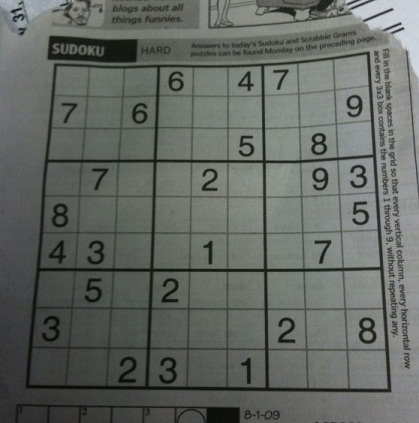
#> input picture images/sudokumall.png, 419 x 423 px
$ jupyter execute 'Lesson 11.ipynb'   (older library calls are emulated)
#> lines starting #> are read from the running program, lines starting #| are printed output that depends on the picture; after the words box and inside, x2 and y2 are one past the last pixel; in counts of white or black regions, pixels touching at a corner belong together
# Kenar Çıkarımı

[cell 1]
#sobel
import cv2
import numpy as np
from matplotlib import pyplot as plt
img = cv2.imread('images/sudokumall.png',0)
#> img: shape (423, 419); min 5, max 218, mean 101.9
laplacian = cv2.Laplacian(img,cv2.CV_64F)
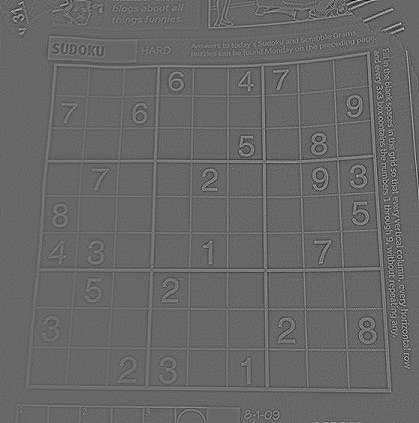
#> laplacian: shape (423, 419) float64; min -192, max 281, mean 0; drawn with min black and max white
sobelx = cv2.Sobel(img,cv2.CV_64F,1,0,ksize=5)
sobely = cv2.Sobel(img,cv2.CV_64F,0,1,ksize=5)
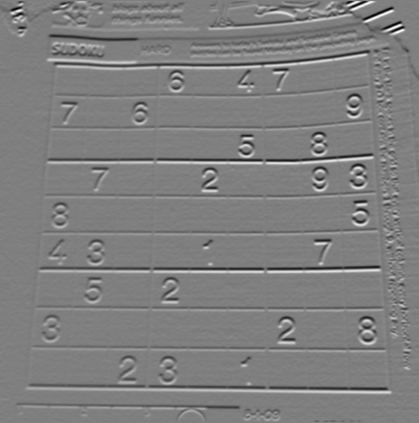
#> sobely: shape (423, 419) float64; min -6276, max 6254, mean -16.4; drawn with min black and max white
plt.subplot(2,2,1),plt.imshow(img,cmap = 'gray')
plt.title('Original'), plt.xticks([]), plt.yticks([])
plt.subplot(2,2,2),plt.imshow(laplacian,cmap = 'gray')
plt.title('Laplacian'), plt.xticks([]), plt.yticks([])
plt.subplot(2,2,3),plt.imshow(sobelx,cmap = 'gray')
plt.title('Sobel X'), plt.xticks([]), plt.yticks([])
plt.subplot(2,2,4),plt.imshow(sobely,cmap = 'gray')
plt.title('Sobel Y'), plt.xticks([]), plt.yticks([])
plt.show()

[cell 2]
cv2.imshow("lab",sobely)
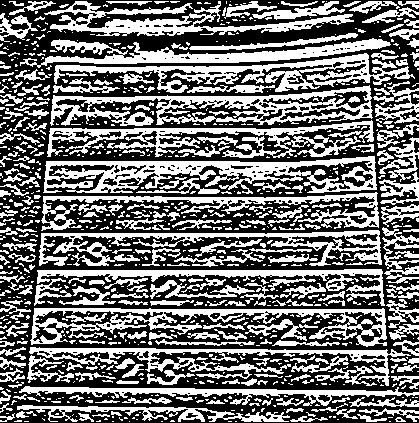
#> window 'lab': shape (423, 419); 44.4% white; 934 white regions (659 under 20 px), largest, box (x1, y1, x2, y2) and area: (43, 156, 377, 194) 5565, (50, 85, 373, 126) 4866, (30, 308, 387, 347) 4304
cv2.waitKey()
cv2.destroyAllWindows()

[cell 3]
#Canny
import cv2
import numpy as np
from matplotlib import pyplot as plt
img = cv2.imread('images/messi5.jpg',0)
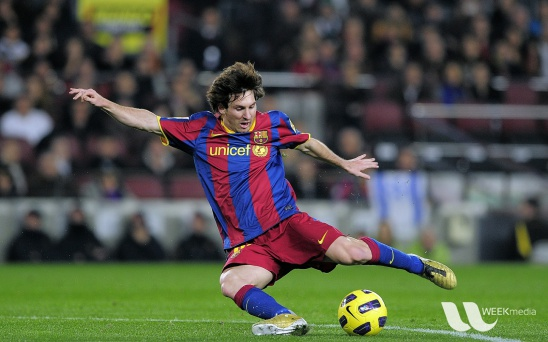
#> input picture images/messi5.jpg, 548 x 342 px
#> img: shape (342, 548); min 0, max 253, mean 83.3
edges = cv2.Canny(img,100,200)
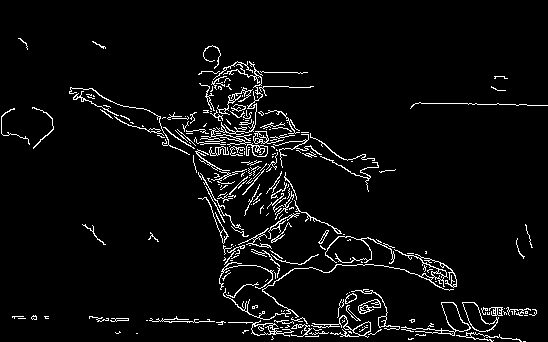
#> edges: shape (342, 548); 4.7% white in thin lines or dots, all inside (x1, y1, x2, y2) = (1, 38, 548, 342)
plt.subplot(121),plt.imshow(img,cmap = 'gray')
plt.title('Original Image'), plt.xticks([]), plt.yticks([])
plt.subplot(122),plt.imshow(edges,cmap = 'gray')
plt.title('Edge Image'), plt.xticks([]), plt.yticks([])
plt.show()

[cell 4]
#İmage Piramit
import cv2 as cv
import numpy as np,sys
A = cv.imread('images/apple.jpg')
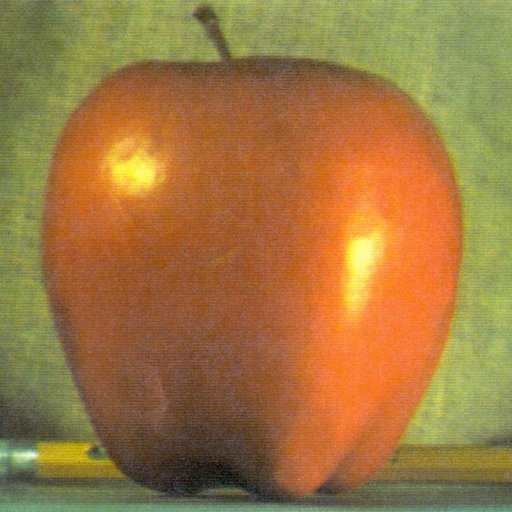
#> input picture images/apple.jpg, 512 x 512 px
#> A is the input picture: shape (512, 512, 3); mean B, G, R 64.8, 119.7, 159.1
B = cv.imread('images/orange.jpg')
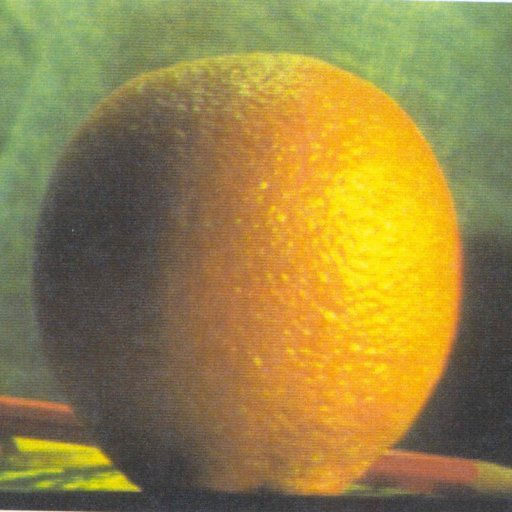
#> input picture images/orange.jpg, 512 x 512 px
#> B is the input picture: shape (512, 512, 3); mean B, G, R 69.2, 131.8, 150.2
# generate Gaussian pyramid for A
G = A
gpA = [G]
for i in range(6):
    G = cv.pyrDown(G)
    gpA.append(G)
#> after the loop, gpA = 7 items
# generate Gaussian pyramid for B
G = B
gpB = [G]
for i in range(6):
    G = cv.pyrDown(G)
    gpB.append(G)
#> after the loop, gpB = 7 items
# generate Laplacian Pyramid for A
lpA = [gpA[5]]
for i in range(5,0,-1):
    GE = cv.pyrUp(gpA[i])
    L = cv.subtract(gpA[i-1],GE)
    lpA.append(L)
#> after the loop, lpA = 6 items
# generate Laplacian Pyramid for B
lpB = [gpB[5]]
for i in range(5,0,-1):
    GE = cv.pyrUp(gpB[i])
    L = cv.subtract(gpB[i-1],GE)
    lpB.append(L)
#> after the loop, lpB = 6 items
# Now add left and right halves of images in each level
LS = []
for la,lb in zip(lpA,lpB):
    rows,cols,dpt = la.shape
    ls = np.hstack((la[:,0:cols//2], lb[:,cols//2:]))
    LS.append(ls)
#> this loop made 6 passes
#> (rows, cols) on passes 1 to 6: (16, 16), (32, 32), (64, 64), (128, 128), (256, 256), (512, 512)
#> pass 3, `ls = np.hstack((la[:,0:cols//2], lb[:,cols//2:]))`:
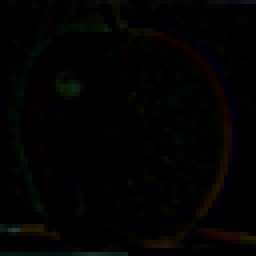
#> ls: shape (64, 64, 3) (shown 4 times larger); mean of channels 0, 1, 2 1.6, 2.2, 2.3; drawn as B, G, R
#> after the loop, LS = 6 items
# now reconstruct
ls_ = LS[0]
for i in range(1,6):
    ls_ = cv.pyrUp(ls_)
    ls_ = cv.add(ls_, LS[i])
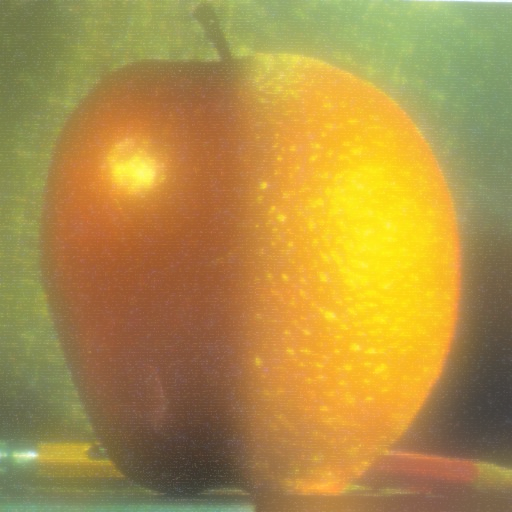
#> ls_: shape (512, 512, 3); mean of channels 0, 1, 2 69.4, 142.2, 173.6; drawn as B, G, R
# image with direct connecting each half
real = np.hstack((A[:,:cols//2],B[:,cols//2:]))
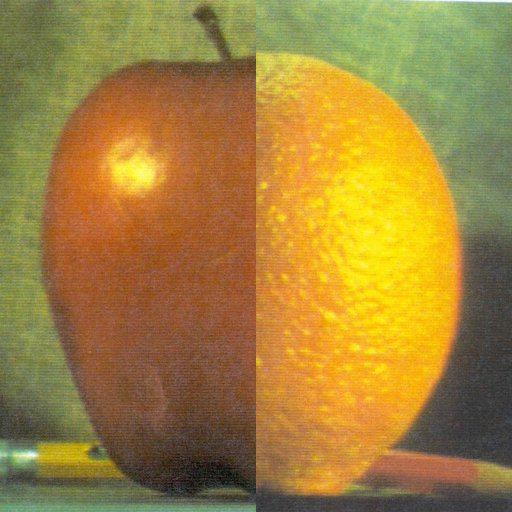
#> real: shape (512, 512, 3); mean B, G, R 60.6, 130.3, 160.7
cv.imwrite('images/Pyramid_blending2.jpg',ls_)
cv.imwrite('images/Direct_blending.jpg',real)
#> Out = True
